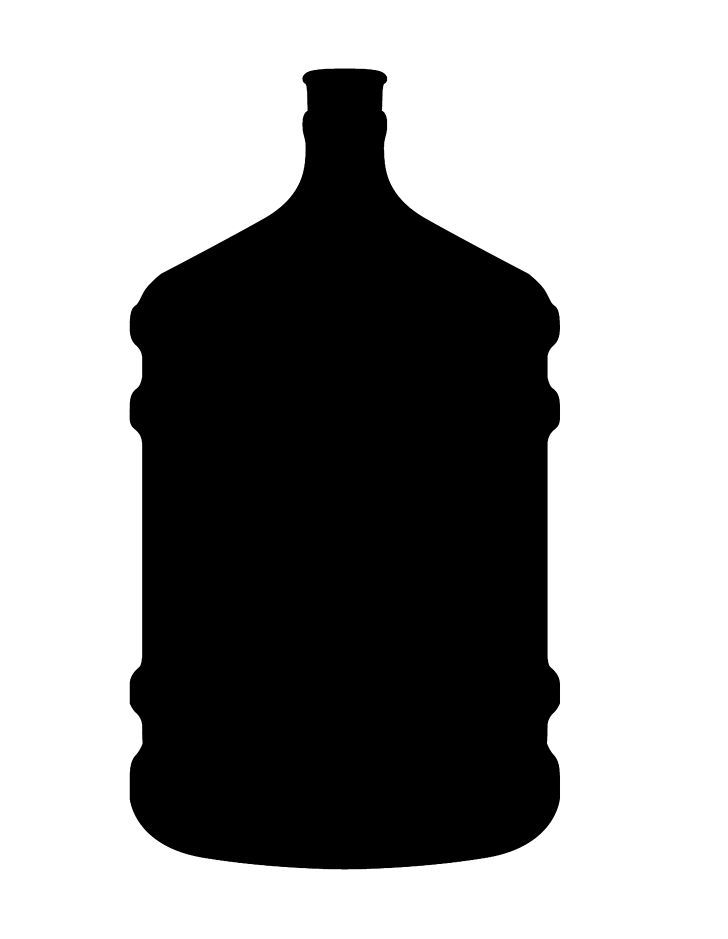
#> input picture clases_practicas/practica_8/bidon.jpg, 728 x 939 px
$ jupyter execute 00_operaciones_morfologicas.ipynb
#> lines starting #> are read from the running program, lines starting #| are printed output that depends on the picture; after the words box and inside, x2 and y2 are one past the last pixel; in counts of white or black regions, pixels touching at a corner belong together
## Operaciones morfológicas

[cell 1]
#Si queremos que las imágenes sean mostradas en una ventana emergente quitar el inline

# OpenCV-Python utiliza NumPy para el manejo de imágenes
import numpy as np
# cv2 es el módulo python para acceder a OpenCV
import cv2 as cv
import supervision as sv

[cell 2]
# Leemos la imagen
#=================
img = cv.imread('bidon.jpg', 0)
#> img is the input picture: shape (939, 728); min 0, max 255, mean 154.4
img = cv.bitwise_not(img)
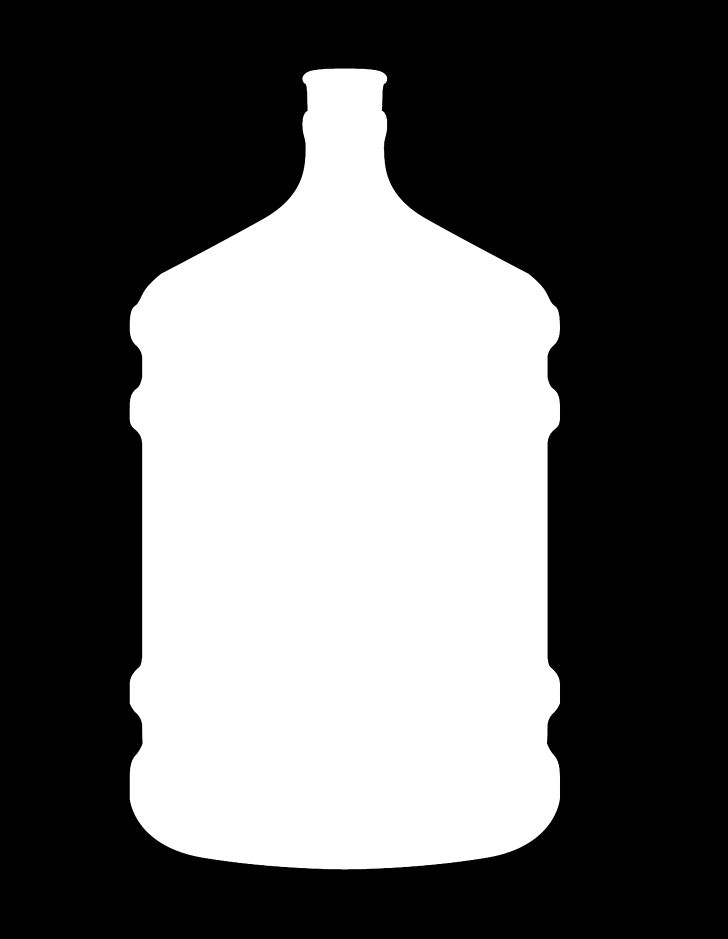
#> img: shape (939, 728); min 0, max 255, mean 100.6
sv.plot_image(img)
#> (this line was passed over: supervision is not available in this run)

#### Erosión

[cell 3]
se = np.ones((5, 5), np.uint8)
print(se)
# o tambien
# se = cv.getStructuringElement(cv.MORPH_RECT, (5, 5))
# otra oposibilidad pcion es usar un elemento con forma arbitraria,
# por ejemplo una cruz
# se = cv.getStructuringElement(cv.MORPH_CROSS, (5, 5))
# o armando el elemento a mano
# elem_struc = [[0, 1, 0],
#               [1, 1, 1],
#               [0, 1, 0]]
# se = np.ones((10,2), np.uint8)
erosion = cv.erode(img, se, iterations = 10)
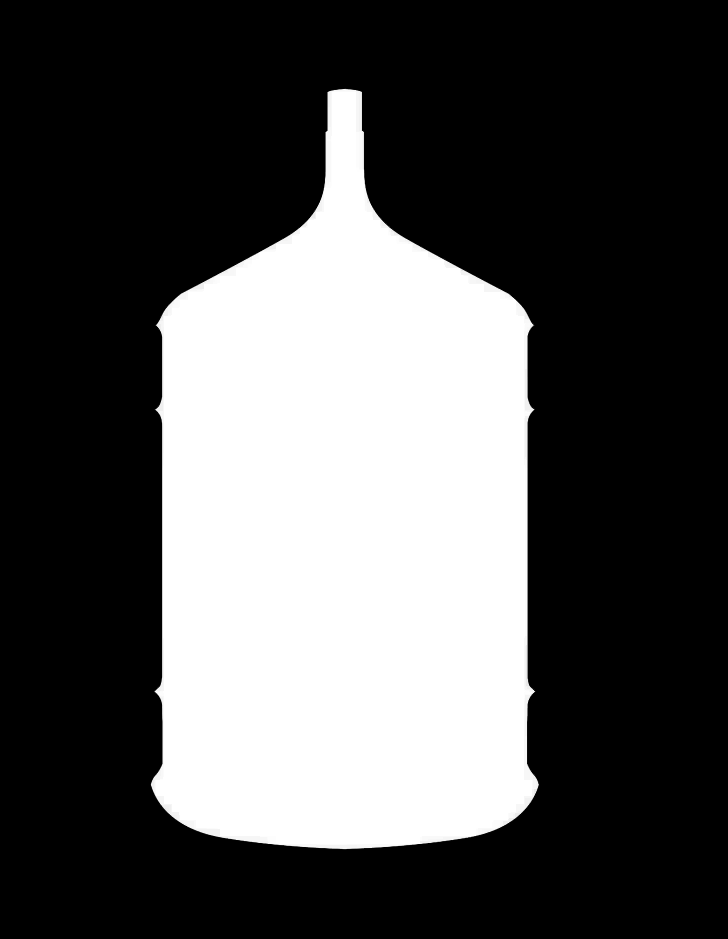
#> erosion: shape (939, 728); min 0, max 255, mean 81.6

sv.plot_images_grid(images=[img, erosion], grid_size=(1, 2), titles=['Original', 'Erosion'])
#> (this line was passed over: supervision is not available in this run)

#### Dilatación

[cell 4]
se = np.ones((5,5), np.uint8)

print(f'Elemento estructurante: {se}')

dilatacion = cv.dilate(img, se, iterations = 10)
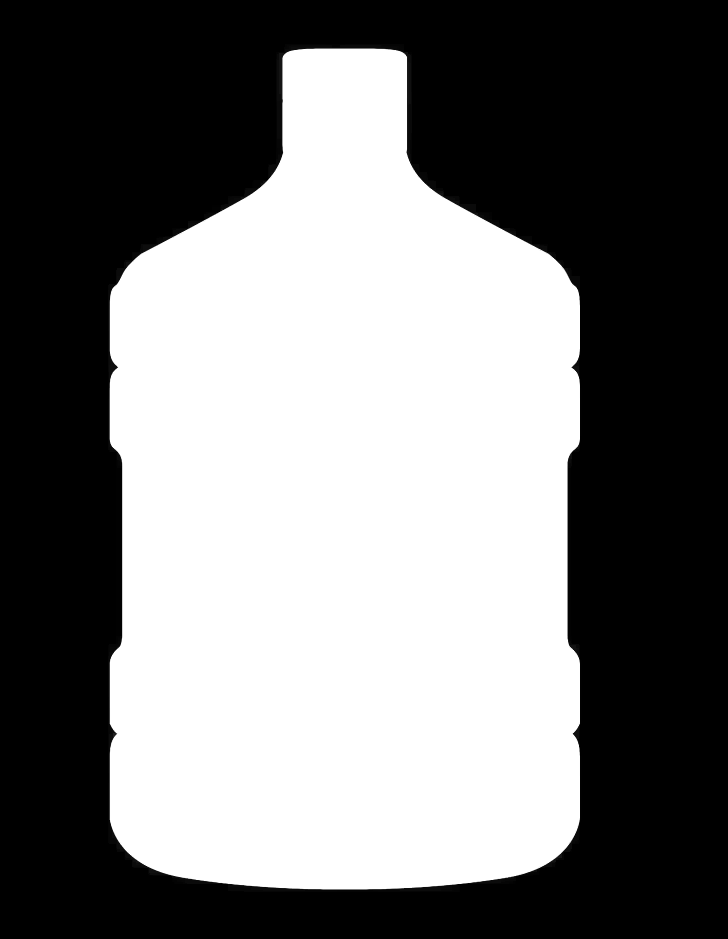
#> dilatacion: shape (939, 728); min 0, max 255, mean 120.9

sv.plot_images_grid(images=[img, dilatacion], grid_size=(1, 2), titles=['Original', 'Dilatacion'])
#> (this line was passed over: supervision is not available in this run)

#### Apertura

[cell 5]
kernel = np.ones((5,5), np.uint8)
apertura = cv.morphologyEx(img, cv.MORPH_OPEN, kernel, iterations=10)

sv.plot_images_grid(images=[img, apertura], grid_size=(1, 2), titles=['Original', 'Apertura'])
#> (this line was passed over: supervision is not available in this run)

#### Cierre

[cell 6]
kernel = np.ones ((7,7), np.uint8)
cierre = cv.morphologyEx(img, cv.MORPH_CLOSE, kernel, iterations=20)

sv.plot_image(cierre)
#> (this line was passed over: supervision is not available in this run)

#### Bordes

Utilización de erosión para recuperación de bordes

[cell 7]
# Leemos la imagen
img = cv.imread('bidon.jpg',0)

ret, img_bin = cv.threshold(img,200,255,cv.THRESH_BINARY)
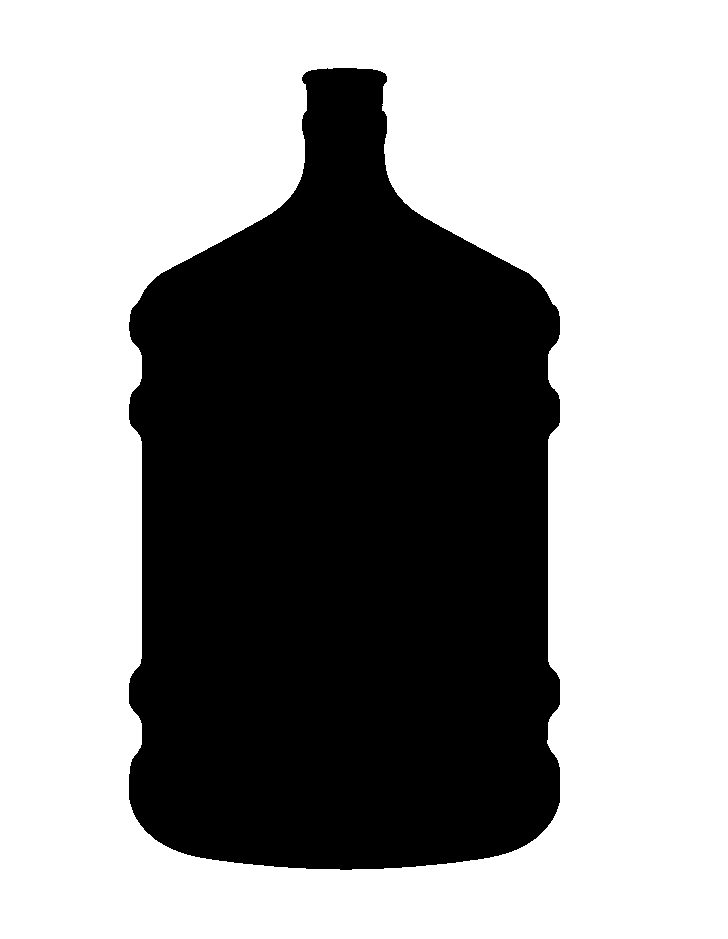
#> img_bin: shape (939, 728); 60.5% white; 1 black region, box (x1, y1, x2, y2) and area: (129, 68, 560, 870) 270314

img_bin = cv.bitwise_not(img_bin)

# Erosionamos
kernel = np.ones ((3,3), np.uint8)
erosion = cv.erode (img_bin, kernel, iterations = 1)
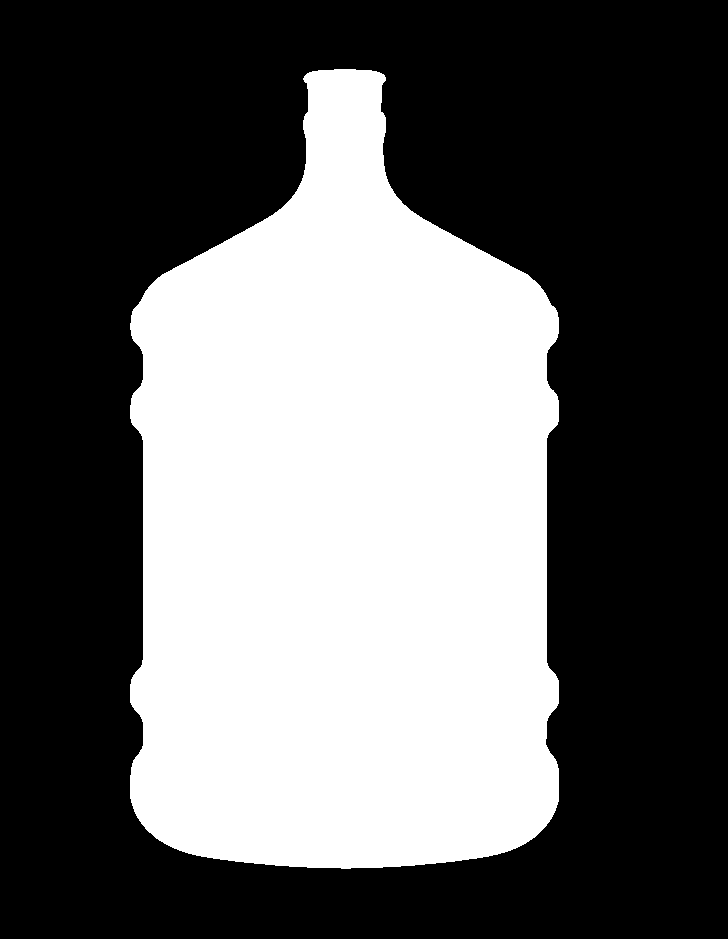
#> erosion: shape (939, 728); 39.2% white; 1 white region, box (x1, y1, x2, y2) and area: (130, 69, 559, 869) 267666

# Restamos a la imagen original
borde = img_bin - erosion
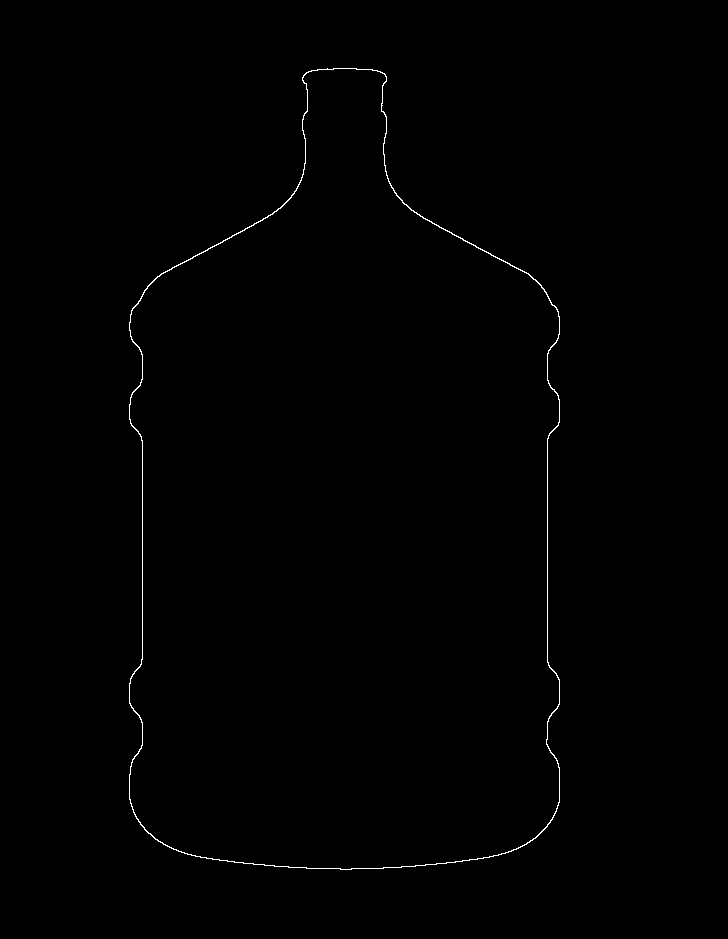
#> borde: shape (939, 728); 0.39% white in thin lines or dots, all inside (x1, y1, x2, y2) = (129, 68, 560, 870)

sv.plot_images_grid(images=[img_bin, borde], grid_size=(1, 2), titles=['Blob', 'Borde'])
#> (this line was passed over: supervision is not available in this run)

#### Apertura + Cierre

[cell 8]
# Leemos la imagen
img = cv.imread('engranaje.jpg',0)
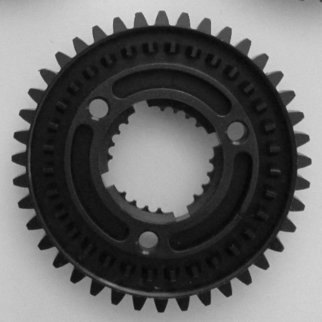
#> input picture clases_practicas/practica_8/engranaje.jpg, 322 x 322 px
#> img is the input picture: shape (322, 322); min 4, max 224, mean 102.1

# Binarizamos
ret, img_bin = cv.threshold(img, 30, 255, cv.THRESH_BINARY+cv.THRESH_OTSU)
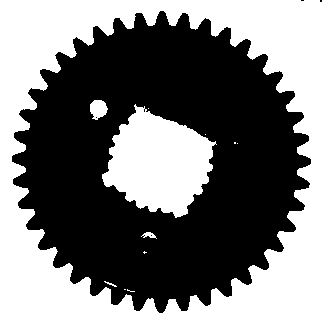
#> img_bin: shape (322, 322); 45.9% white; 12 white regions (7 under 20 px), largest, box (x1, y1, x2, y2) and area: (0, 0, 322, 322) 39146, (102, 104, 217, 218) 8130, (90, 100, 108, 120) 262, (141, 232, 157, 239) 56, (104, 281, 117, 287) 23
#> ret = 108
# ret, img_bin = cv.threshold(img,80,255,cv.THRESH_BINARY)

img_bin = cv.bitwise_not(img_bin)

# Abrimos
kernel = cv.getStructuringElement(cv.MORPH_ELLIPSE, (11, 11))
apertura = cv.morphologyEx(img_bin, cv.MORPH_OPEN, kernel, 6)
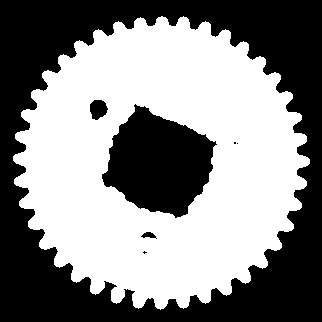
#> apertura: shape (322, 322); 53% white; 7 black regions (3 under 20 px), largest, box (x1, y1, x2, y2) and area: (0, 0, 322, 322) 40056, (102, 104, 217, 218) 8327, (90, 100, 108, 120) 269, (141, 232, 157, 239) 62

print(kernel)

# Cerramos
kernel = cv.getStructuringElement(cv.MORPH_ELLIPSE, (7,7))
cierre = cv.morphologyEx(apertura, cv.MORPH_CLOSE, kernel)
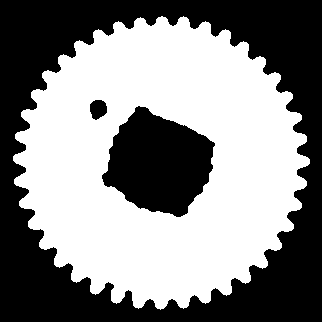
#> cierre: shape (322, 322); 53.2% white; 3 black regions, box (x1, y1, x2, y2) and area: (0, 0, 322, 322) 39925, (102, 106, 215, 217) 8286, (90, 100, 107, 120) 262

sv.plot_images_grid(
    [img, img_bin, apertura, cierre], grid_size=(4, 1),
    titles=["original", "img_bin", "apertura", "cierre"])
#> (this line was passed over: supervision is not available in this run)
